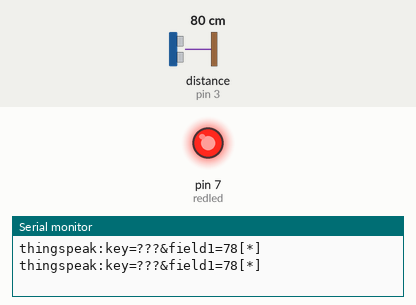
This sketch was run on a simulated Arduino Uno, built with avr-gcc and run on an emulated ATmega328P. Parts: output pins drawn as LEDs (lit = HIGH), the last lines printed to the serial monitor. Wiring (inferred from the names in the program): ultrasonic range finder: trigger pin 2; echo pin 3. Inputs (shaded band) come from the test bench; at power-on: distance to the obstacle (sensor on pin 3) 80 cm. The echo pulse lasts 58.3 µs per cm; pins used as bus, display or sensor lines are not drawn.

Above: at 1.8 s.
1.9 s: distance to the obstacle (sensor on pin 3) set to 97 cm
3.4 s: distance to the obstacle (sensor on pin 3) set to 107 cm
At 4.9 s:
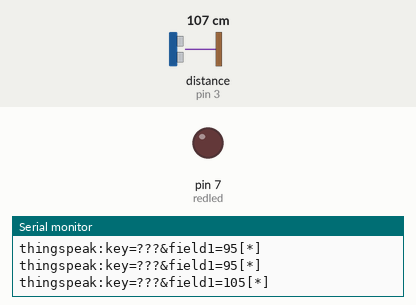
5.5 s: distance to the obstacle (sensor on pin 3) set to 2 cm
At 6.7 s:
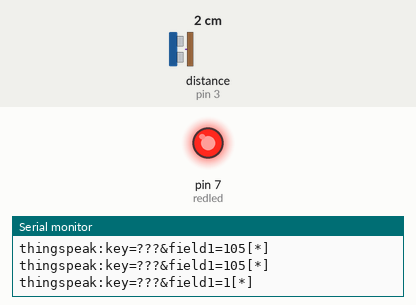
7.5 s: distance to the obstacle (sensor on pin 3) set to 120 cm
At 8.6 s:
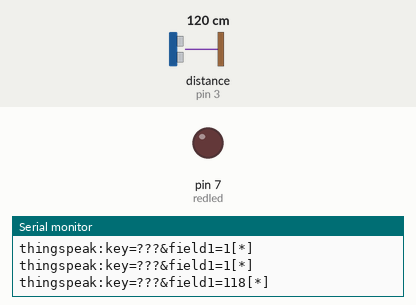
Timing chart, 0 to 10.5 s (numbered marks = the images above; inputs shaded):
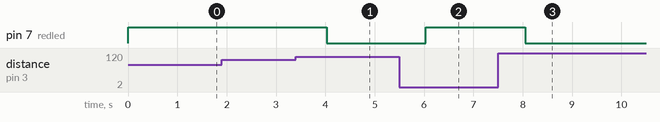

The sketch:

ultrasonic_bluetooth.ino
```cpp
//초음파센서 핀번호
int trig = 2;
int echo = 3;

//LED 핀번호
int redled=7;

void setup()
{
  Serial.begin(115200);
  pinMode(trig, OUTPUT);
  pinMode(echo, INPUT);

  pinMode(redled, OUTPUT);
}

void loop()
{
  digitalWrite(trig, HIGH);
  delayMicroseconds(10);
  digitalWrite(trig, LOW);

  int distance = pulseIn(echo, HIGH) * 17 / 1000;
  Serial.print("thingspeak:key=???&field1=");
  Serial.print(distance);
  Serial.println("[*]");

  if(distance<100){
    digitalWrite(redled, HIGH);
  }
  else{
    digitalWrite(redled, LOW);
  }
  delay(1000);
}
```

Measured:
- the behaviour switches between 101 and 102 cm on distance to the obstacle (sensor on pin 3) (found by bisection; images 0 and 1)
- after the input at 3.4 s, pin 7 (redled): HIGH → LOW after 0.63 s
- after the input at 5.5 s, pin 7 (redled): LOW → HIGH after 0.54 s
- after the input at 7.5 s, pin 7 (redled): HIGH → LOW after 0.55 s
